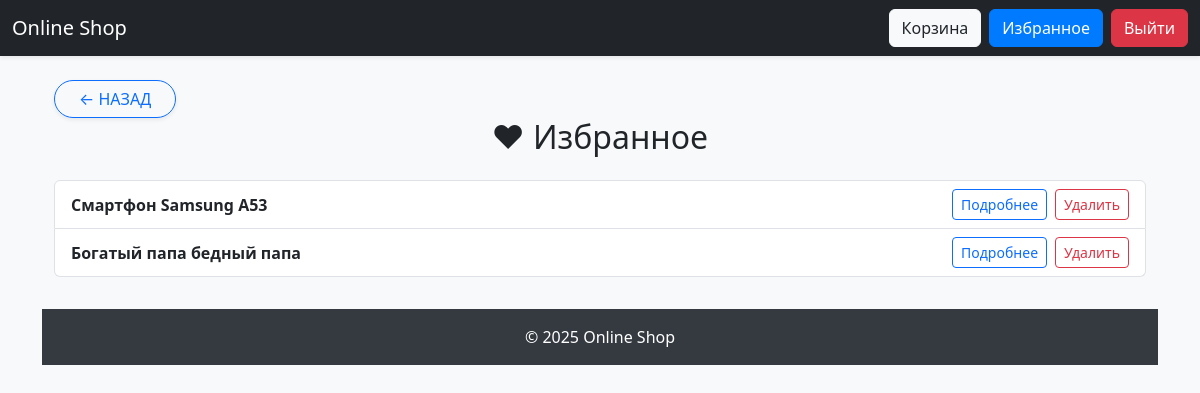
/favorites/ (signed in), run on the app's committed database.
### products/models.py (models this page shows, shortened)
class Favorite(models.Model):
    user = models.ForeignKey(User, on_delete=models.CASCADE)
    product = models.ForeignKey(Product, on_delete=models.CASCADE)

class Product(models.Model):
    category = models.ForeignKey(Category, related_name='products', on_delete=models.CASCADE)
    name = models.CharField(max_length=200)
    description = models.TextField(blank=True)
    price = models.DecimalField(max_digits=10, decimal_places=2)
    image = models.ImageField(upload_to='products/', blank=True, null=True)

### products/views.py (the view)
# urls.py: path('favorites/', view_favorites, name='view_favorites'),
@login_required
def view_favorites(request):
    items = Favorite.objects.filter(user=request.user)
    return render(request, 'products/view_favorites.html', {'items': items})

### templates/products/view_favorites.html (shortened to what this page needs)
{% extends 'base.html' %}
{% load number_filters %}
{% block content %}
<div class="container mt-4">
      <a href="{% url 'product_list' %}" class="btn btn-outline-primary rounded-pill px-4 shadow-sm">
  ← НАЗАД
</a>
<h2 class="mb-4 text-center">❤ Избранное</h2>
{% if items %}
  <ul class="list-group mb-3">
    {% for item in items %}
      <li class="list-group-item d-flex justify-content-between align-items-center">
        <div>
          <strong>{{ item.product.name }}</strong>
        </div>
        <div class="d-flex">
          <a href="{% url 'product_detail' item.product.pk %}" class="btn btn-sm btn-outline-primary me-2">Подробнее</a>
          <form method="post" action="{% url 'remove_from_favorites' item.pk %}" class="d-inline">
            <button type="submit" class="btn btn-sm btn-outline-danger">Удалить</button>
          </form>
        </div>
      </li>
    {% endfor %}
  </ul>
{% else %}
  <p class="text-center">Избранных товаров нет.</p>
{% endif %}
{% endblock %}

### templates/base.html (style rules this page uses)
body { background-color: #f8f9fa; }

### data on the page
Favorite: product.name "Смартфон Samsung A53"
Favorite: product.name "Богатый папа бедный папа"
